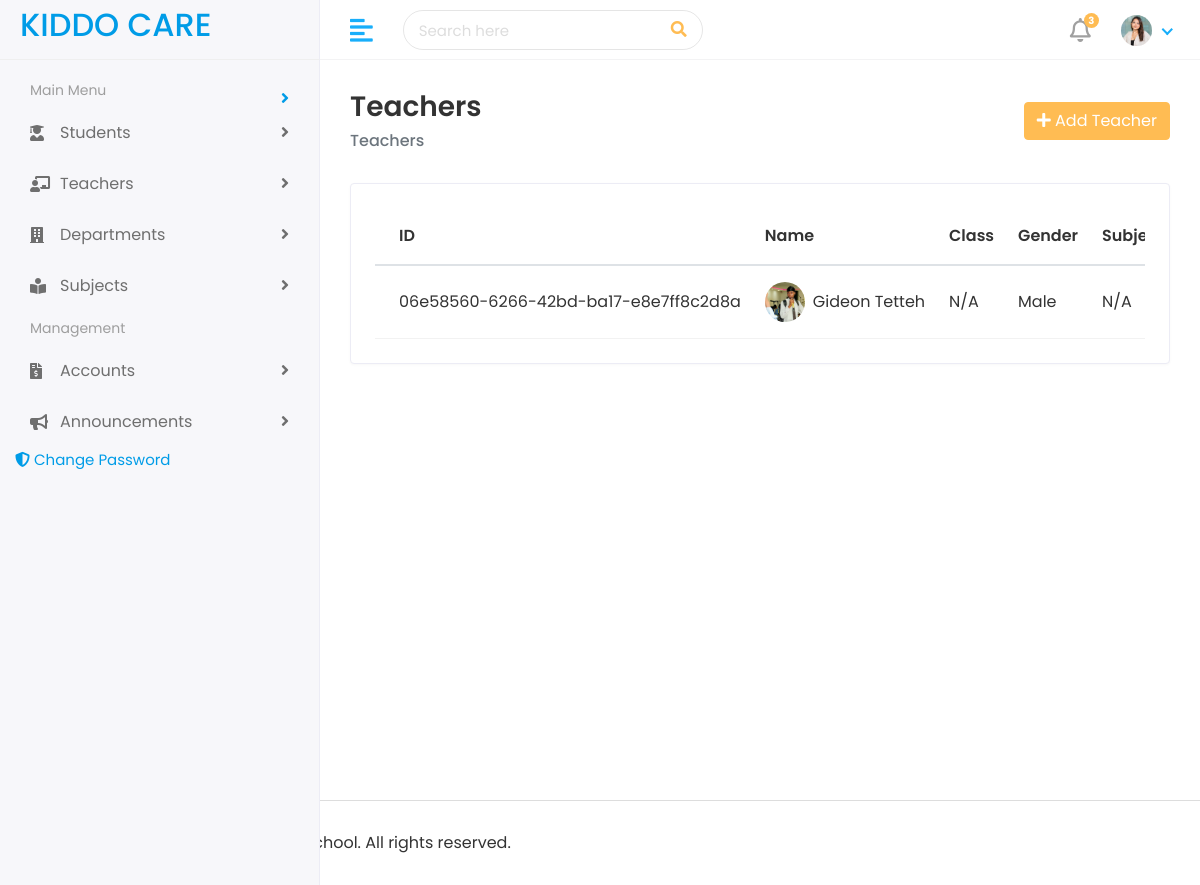
The page /adminservices/list-teachers (signed in) on the database as committed earlier.
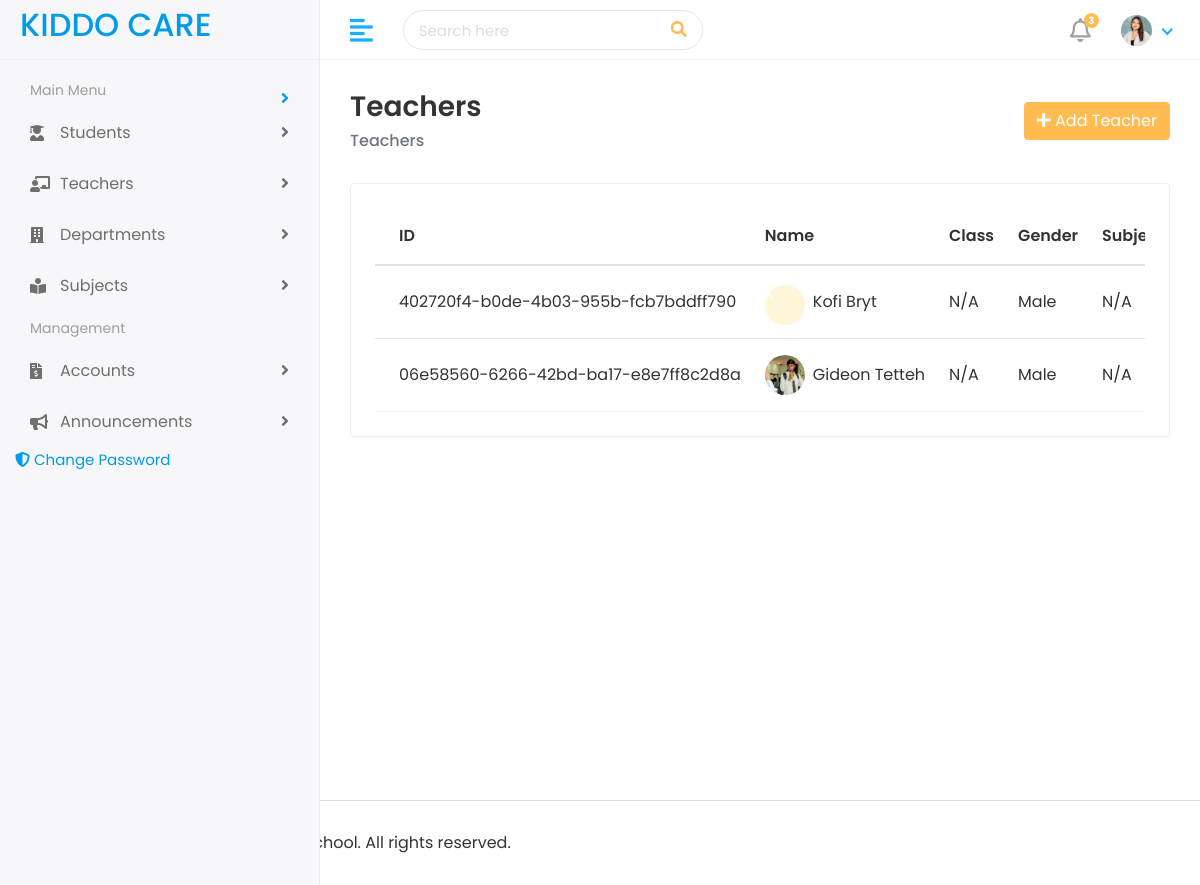
The same page on the database as committed later.
### account/models.py (models this page shows, shortened)
class Teacher(models.Model):
    EMPLOYMENT_TYPE_CHOICES = [
        ("full_time", "Full Time"),
        ("part_time", "Part Time"),
        ("contract", "Contract"),
    ]
    id = models.UUIDField(primary_key=True, default=uuid.uuid4, editable=False)
    user = models.OneToOneField(CustomUser, on_delete=models.CASCADE, related_name="teacher_profile")
    school = models.ForeignKey(School, on_delete=models.CASCADE, related_name="teachers")
    department = models.ForeignKey(Department, on_delete=models.SET_NULL, null=True, blank=True, related_name="teachers")
    qualification = models.CharField(max_length=255, blank=True)
    specialization = models.CharField(max_length=255, blank=True)
    experience_years = models.PositiveIntegerField(default=0)
    image = models.ImageField(upload_to="teacher_images/", blank=True, null=True)
    employment_type = models.CharField(max_length=20, choices=EMPLOYMENT_TYPE_CHOICES, default="full_time")
    hire_date = models.DateField(default=timezone.now)
    salary = models.DecimalField(max_digits=10, decimal_places=2, blank=True, null=True)
    bio = models.TextField(blank=True)
    is_active = models.BooleanField(default=True)
    created_at = models.DateTimeField(auto_now_add=True)
    updated_at = models.DateTimeField(auto_now=True)
    class Meta:
        verbose_name = "Teacher"
        verbose_name_plural = "Teachers"
        ordering = ["-created_at"]

class CustomUser(AbstractUser):
    ROLE_CHOICES = [
        ("admin", "Admin"),
        ("teacher", "Teacher"),
        ("student", "Student"),
        ("parent", "Parent"),
    ]
    GENDER_CHOICES = [
        ("male", "Male"),
        ("female", "Female"),
        ("other", "Other"),
    ]
    id = models.UUIDField(primary_key=True, default=uuid.uuid4, editable=False)
    role = models.CharField(max_length=20, choices=ROLE_CHOICES, default="student")
    phone_number = models.CharField(max_length=15, blank=True, null=True)
    gender = models.CharField(max_length=10, choices=GENDER_CHOICES, blank=True, null=True)
    date_of_birth = models.DateField(blank=True, null=True)
    address = models.TextField(blank=True, null=True)
    profile_picture = models.ImageField(upload_to="profile_pictures/", blank=True, null=True)
    is_active = models.BooleanField(default=True)
    created_at = models.DateTimeField(auto_now_add=True)
    updated_at = models.DateTimeField(auto_now=True)
    USERNAME_FIELD = "username"
    REQUIRED_FIELDS = ["email"]
    class Meta:
        verbose_name = "User"
        verbose_name_plural = "Users"
        ordering = ["-created_at"]

### adminservices/views.py (the view)
# urls.py: path("list-teachers",views.list_teachers, name="list-teachers"),
@login_required
def list_teachers(request):
    if request.user.role != "admin":
        messages.error(request, "You are not authorized to perform this action")
        return redirect("adminservices:list-teachers")
    school = request.user.managed_school
    teachers = Teacher.objects.filter(school=school, is_active=True).select_related('user', 'department')
    paginator = Paginator(teachers, 50)
    page_number = request.GET.get("page")
    page_obj = paginator.get_page(page_number)
    return render(request, "adminservices/list-teachers.html", {"page_obj": page_obj})

### adminservices/templates/adminservices/list-teachers.html (shortened to what this page needs)
{% extends "adminservices/base.html" %}
{% load static %}
{% block content %}
<div class="page-wrapper">
  <div class="content container-fluid">
    <div class="page-header">
      <div class="row align-items-center">
        <div class="col">
          <h3 class="page-title">Teachers</h3>
          <ul class="breadcrumb">
            <li class="breadcrumb-item active">Teachers</li>
          </ul>
        </div>
        <div class="col-auto">
          <a href="{% url 'adminservices:add-teacher' %}" class="btn btn-primary">
            <i class="fas fa-plus"></i> Add Teacher
          </a>
        </div>
      </div>
    </div>
    <div class="row">
      <div class="col-sm-12">
        <div class="card card-table">
          <div class="card-body">
            <div class="table-responsive">
              <table class="table table-hover table-center mb-0 datatable">
                <thead>
                  <tr>
                    <th>ID</th>
                    <th>Name</th>
                    <th>Class</th>
                    <th>Gender</th>
                    <th>Subject</th>
                  </tr>
                </thead>
                <tbody>
                  {% for teacher in page_obj %}
                  <tr>
                    <td>{{ teacher.user.id|default:"N/A" }}</td>
                    <td>
                      <h2 class="table-avatar">
                        {% if teacher.image %}
                          <a href="{% url 'adminservices:teacher-detail' teacher.id %}" class="avatar avatar-sm mr-2">
                            <img class="avatar-img rounded-circle" src="{{ teacher.image.url }}" alt="{{ teacher.user.get_full_name }}">
                          </a>
                        {% else %}
                          <a href="{% url 'adminservices:teacher-detail' teacher.id %}" class="avatar avatar-sm mr-2">
                            <span class="avatar-title rounded-circle bg-primary text-white">
                            </span>
                          </a>
                        {% endif %}
                        <a href="#">
                          {{ teacher.user.get_full_name|default:teacher.user.username }}
                        </a>
                      </h2>
                    </td>
                    <td>N/A</td>
                    <td>{{ teacher.user.get_gender_display|default:"N/A" }}</td>
                    <td>N/A</td>
                  </tr>
                  {% empty %}
                  <tr>
                    <td colspan="9" class="text-center">No teachers found.</td>
                  </tr>
                  {% endfor %}
                </tbody>
              </table>
            </div>
          </div>
        </div>
      </div>
    </div>
  </div>
</div>
{% endblock %}

Rows that differ between the two databases and show on the page:
added Teacher: user.id "402720f4-b0de-4b03-955b-fcb7bddff790", user.get_full_name "Kofi Bryt", user.gender "Male"
